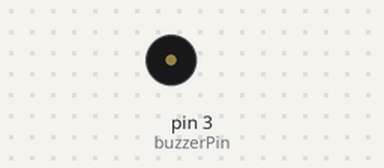
Bench run of a sketch on a simulated Arduino Uno, built with avr-gcc and run on an emulated ATmega328P. On the bench: buzzer (waves = sounding).

Above: at 3.1 s.
At 6.0 s:
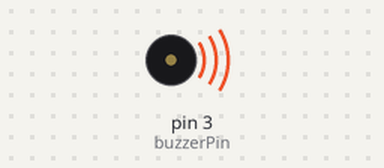
Timing chart, 0 to 9.1 s (numbered marks = the images above):
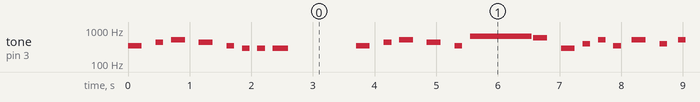

The sketch:

AidanRSong.ino
```cpp
int buzzerPin = 3;

void setup() {
  // put your setup code here, to run once:
 pinMode(buzzerPin, OUTPUT);
}

void loop() {
  // put your main code here, to run repeatedly:
tone(buzzerPin, 349, 250);
delay(225);
noTone(buzzerPin);
delay(225);
tone(buzzerPin, 440, 250);
delay(125);
noTone(buzzerPin);
delay(125);
tone(buzzerPin, 523, 250);
delay(225);
noTone(buzzerPin);
delay(225);
tone(buzzerPin, 440, 250);
delay(225);
noTone(buzzerPin);
delay(225);
tone(buzzerPin, 349, 250);
delay(125);
noTone(buzzerPin);
delay(125);
tone(buzzerPin, 293, 250);
delay(125);
noTone(buzzerPin);
delay(125);
tone(buzzerPin, 293, 250);
delay(125);
noTone(buzzerPin);
delay(125);
tone(buzzerPin, 293, 250);
delay(1225);
noTone(buzzerPin);
delay(125);
tone(buzzerPin, 349, 250);
delay(225);
noTone(buzzerPin);
delay(225);
tone(buzzerPin, 440, 250);
delay(125);
noTone(buzzerPin);
delay(125);
tone(buzzerPin, 523, 250);
delay(225);
noTone(buzzerPin);
delay(225);
tone(buzzerPin, 440, 250);
delay(225);
noTone(buzzerPin);
delay(225);
tone(buzzerPin, 349, 250);
delay(125);
noTone(buzzerPin);
delay(125);
tone(buzzerPin, 659, 1000);
delay(1025);
tone(buzzerPin, 587, 250);
delay(225);
noTone(buzzerPin);
delay(225);
tone(buzzerPin, 294, 250);
delay(225);
noTone(buzzerPin);
delay(125);
tone(buzzerPin, 392, 250);
delay(125);
noTone(buzzerPin);
delay(125);
tone(buzzerPin, 523, 250);
delay(125);
noTone(buzzerPin);
delay(125);
tone(buzzerPin, 349, 250);
delay(125);
noTone(buzzerPin);
delay(175);
tone(buzzerPin, 523, 250);
delay(225);
noTone(buzzerPin);
delay(225);
tone(buzzerPin,392, 250);
delay(125);
noTone(buzzerPin);
delay(175);
tone(buzzerPin,523,250);
delay(125);
noTone(buzzerPin);
delay(175);
tone(buzzerPin,196,250);
delay(125);
noTone(buzzerPin);
delay(125);
tone(buzzerPin,175,250);
delay(225);
noTone(buzzerPin);
delay(225);
tone(buzzerPin,165,250);
delay(175);
noTone(buzzerPin);
delay(125);
tone(buzzerPin,165,250);
delay(125);
noTone(buzzerPin);
delay(125);
tone(buzzerPin,165,250);
delay(125);
noTone(buzzerPin);
delay(125);
tone(buzzerPin,165,250);
delay(125);
noTone(buzzerPin);
delay(1000);
tone(buzzerPin,165,250);
delay(125);
noTone(buzzerPin);
delay(125);
tone(buzzerPin,165,250);
delay(125);
noTone(buzzerPin);
delay(125);
tone(buzzerPin,165,250);
delay(125);
noTone(buzzerPin);
delay(1000);
tone(buzzerPin,392,250);
delay(225);
noTone(buzzerPin);
delay(225);
tone(buzzerPin,349,250);

}
```

Measured:
- by itself, tone on pin 3 (buzzerPin): plays 349 Hz for 0.23 s, 440 Hz for 0.13 s, 523 Hz for 0.23 s, 440 Hz for 0.23 s, 349 Hz for 0.13 s, 293 Hz for 0.13 s … (299 notes in this stretch)
